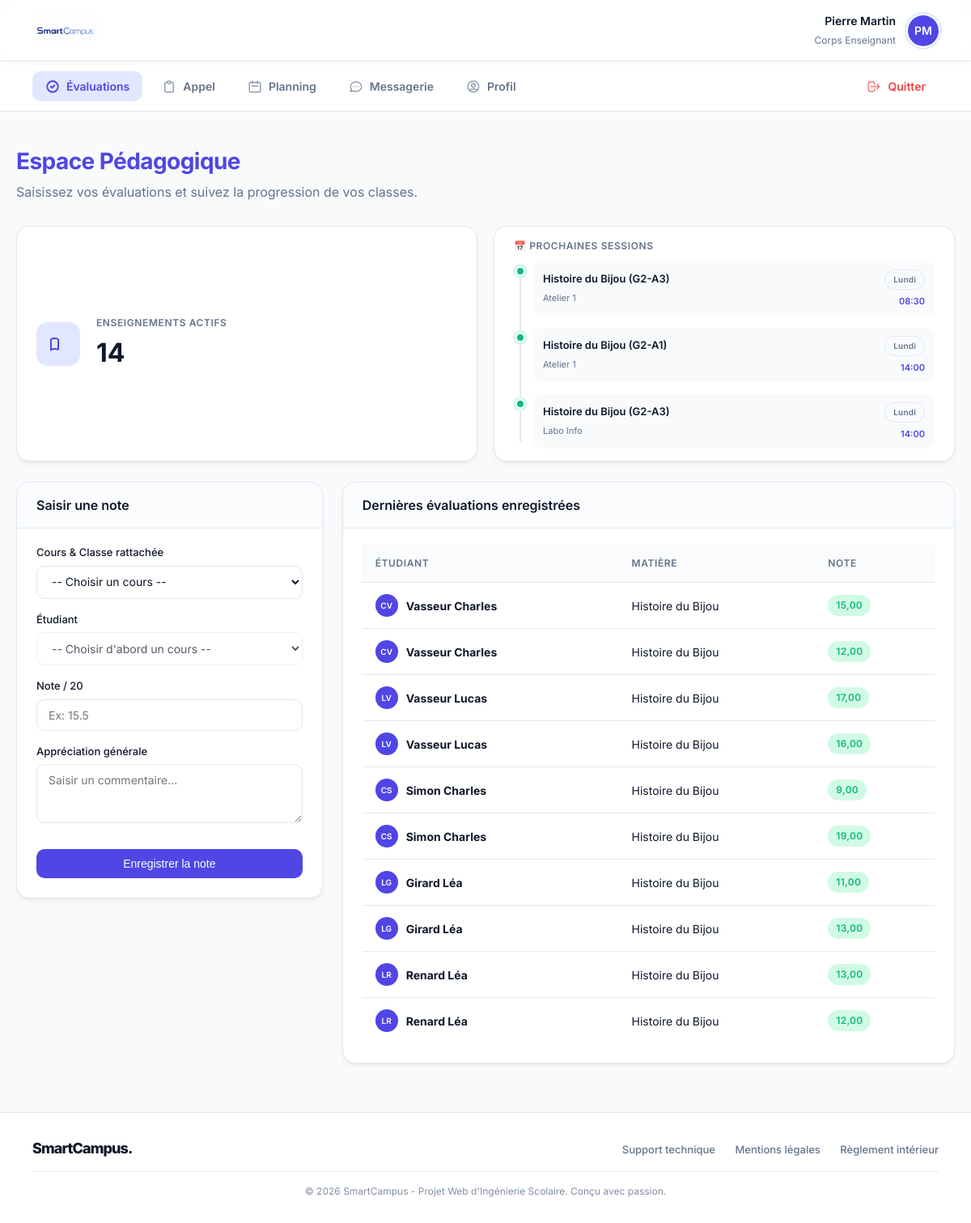
Screenshot of /dashboard_professeur.php (signed in) with the database file from the repository.
### tables this page shows
CREATE TABLE utilisateurs (
        id INTEGER PRIMARY KEY AUTOINCREMENT,
        prenom TEXT NOT NULL,
        nom TEXT NOT NULL,
        email TEXT UNIQUE NOT NULL,
        role TEXT CHECK(role IN ('etudiant', 'professeur', 'administrateur')) NOT NULL,
        mot_de_passe_hash TEXT NOT NULL,
        statut_compte TEXT DEFAULT 'actif',
        groupe_id INTEGER,
        FOREIGN KEY(groupe_id) REFERENCES groupes(id) ON DELETE SET NULL
    );

CREATE TABLE cours (
        id INTEGER PRIMARY KEY AUTOINCREMENT,
        titre TEXT NOT NULL,
        categorie TEXT NOT NULL,
        description TEXT,
        groupe_id INTEGER,
        professeur_id INTEGER, jour VARCHAR(20) DEFAULT 'Lundi', heure_debut VARCHAR(10) DEFAULT '08:30', heure_fin VARCHAR(10) DEFAULT '10:30', salle VARCHAR(50) DEFAULT 'Non assignée',
        FOREIGN KEY(groupe_id) REFERENCES groupes(id) ON DELETE CASCADE,
        FOREIGN KEY(professeur_id) REFERENCES utilisateurs(id) ON DELETE SET NULL
    );

CREATE TABLE groupes (
        id INTEGER PRIMARY KEY AUTOINCREMENT,
        nom TEXT NOT NULL UNIQUE
    );

### dashboard_professeur.php (the view, shortened to what this page needs)
<?php
require_once 'db.php';
$prof_id = $_SESSION['utilisateur_id'];
$mes_cours = $db->query("
    SELECT c.*, g.nom as groupe_nom
    FROM cours c
    JOIN groupes g ON c.groupe_id = g.id
    WHERE c.professeur_id = $prof_id
    ORDER BY c.titre
")->fetchAll();
$nb_cours = count($mes_cours);
$prochains_cours_prof = $db->query("
    SELECT c.*, g.nom as groupe_nom
    FROM cours c
    JOIN groupes g ON c.groupe_id = g.id
    WHERE c.professeur_id = $prof_id
    ORDER BY CASE c.jour
        WHEN 'Lundi' THEN 1 WHEN 'Mardi' THEN 2 WHEN 'Mercredi' THEN 3
        WHEN 'Jeudi' THEN 4 WHEN 'Vendredi' THEN 5 ELSE 6
    END, c.heure_debut ASC
    LIMIT 3
")->fetchAll();
$historique_notes = $db->query("
    SELECT n.*, u.nom as etud_nom, u.prenom as etud_prenom, c.titre as cours_titre
    FROM notes n
    JOIN utilisateurs u ON n.etudiant_id = u.id
    JOIN cours c ON n.cours_id = c.id
    WHERE c.professeur_id = $prof_id
    ORDER BY n.id DESC
")->fetchAll();
?>
<!DOCTYPE html>
<html lang="fr">
<head>
    <link rel="stylesheet" href="style.css">
</head>
<body>
    <?php include 'menu.php'; ?>
    <div class="container">
        <div style="margin-bottom: 30px;">
            <h1 style="color:var(--primary);">Espace Pédagogique</h1>
            <p style="color:var(--text-muted); margin:0;">Saisissez vos évaluations et suivez la progression de vos classes.</p>
        </div>
        <div class="stats-container">
            <div class="card stat-card">
                <div class="stat-icon">
                    <svg xmlns="http://www.w3.org/2000/svg" width="24" height="24" fill="none" viewBox="0 0 24 24" stroke="currentColor" stroke-width="2">
                        <path d="M12 6.253v13m0-13C10.832 5.477 9.246 5 7.5 5S4.168 5.477 3 6.253v13C4.168 18.477 5.754 18 7.5 18s3.332.477 4.5 1.253" />
                    </svg>
                </div>
                <div class="stat-info">
                    <h2>Enseignements Actifs</h2>
                    <div class="stat-value"><?= $nb_cours ?></div>
                </div>
            </div>
            <div class="card" style="padding: 15px 24px;">
                <h2 style="font-size:12px; text-transform:uppercase; color:var(--text-muted); margin-bottom:10px; letter-spacing:0.05em;">📅 Prochaines sessions</h2>
                <?php if (empty($prochains_cours_prof)): ?>
                    <p style="font-size:13px; color:var(--text-muted); margin:5px 0;">Aucun cours planifié.</p>
                <?php else: ?>
                    <div class="timeline">
                        <?php foreach($prochains_cours_prof as $pcp): ?>
                            <div class="timeline-item">
                                <div class="timeline-badge"></div>
                                <div class="timeline-content" style="padding:8px 12px;">
                                    <div>
                                        <span style="font-size:13px; font-weight:600; display:block;">
                                            <?= htmlspecialchars($pcp['titre']) ?> (<?= htmlspecialchars($pcp['groupe_nom']) ?>)
                                        </span>
                                        <span style="font-size:11px; color:var(--text-muted);">
                                            <?= htmlspecialchars($pcp['salle'] ?? 'Salle à définir') ?>
                                        </span>
                                    </div>
                                    <div style="text-align: right;">
                                        <span class="badge badge-neutral" style="font-size:10px;">
                                            <?= htmlspecialchars($pcp['jour'] ?? 'Lundi') ?>
                                        </span><br>
                                        <span style="font-size:11px; font-weight:600; color:var(--primary);">
                                            <?= htmlspecialchars(substr($pcp['heure_debut'] ?? '08:30', 0, 5)) ?>
                                        </span>
                                    </div>
                                </div>
                            </div>
                        <?php endforeach; ?>
                    </div>
                <?php endif; ?>
            </div>
        </div>
        <div class="dashboard-grid inverse">
            <div class="card" style="align-self: start;">
                <div class="card-header"><h2>Saisir une note</h2></div>
                <?php if ($nb_cours == 0): ?>
                    <p style="color:var(--text-muted); font-size:14px;">Vous n'avez pas de cours assigné.</p>
                <?php else: ?>
                    <form method="POST">
                        <label>Cours &amp; Classe rattachée</label>
                        <select name="cours_id" id="coursSelect" required onchange="filtrerEtudiants()">
                            <option value="">-- Choisir un cours --</option>
                        </select>
                        <label>Étudiant</label>
                        <select name="etudiant_id" id="etudiantSelect" required disabled>
                            <option value="">-- Choisir d'abord un cours --</option>
                        </select>
                        <label>Note / 20</label>
                        <input type="number" name="valeur_note" step="0.25" min="0" max="20" required placeholder="Ex: 15.5">
                        <label>Appréciation générale</label>
                        <textarea name="commentaire" rows="3" placeholder="Saisir un commentaire..."></textarea>
                        <button type="submit" class="btn-action" style="width:100%; margin-top:10px;">Enregistrer la note</button>
                    </form>
                <?php endif; ?>
            </div>
            <div class="card">
                <div class="card-header"><h2>Dernières évaluations enregistrées</h2></div>
                <?php if (empty($historique_notes)): ?>
                    <div class="empty-state">
                        <p>Aucune note enregistrée pour le moment.</p>
                    </div>
                <?php else: ?>
                    <table>
                        <tr>
                            <th>Étudiant</th>
                            <th>Matière</th>
                            <th>Note</th>
                        </tr>
                        <?php foreach(array_slice($historique_notes, 0, 10) as $n): ?>
                            <?php
                                $e_avatar = glob("uploads/avatars/avatar_" . $n['etudiant_id'] . ".*");
                                $e_init = strtoupper(substr($n['etud_prenom'], 0, 1) . substr($n['etud_nom'], 0, 1));
                            ?>
                            <tr>
                                <td>
                                    <div style="display:flex; align-items:center; gap:10px;">
                                        <div class="avatar-small" style="width:28px; height:28px; font-size:10px; box-shadow:none;">
                                            <?php if (!empty($e_avatar)): ?>
                                                <img src="<?= $e_avatar[0] ?>" alt="Pic">
                                            <?php else: ?>
                                                <?= $e_init ?>
                                            <?php endif; ?>
                                        </div>
                                        <strong><?= htmlspecialchars($n['etud_nom'] . ' ' . $n['etud_prenom']) ?></strong>
                                    </div>
                                </td>
                                <td><?= htmlspecialchars($n['cours_titre']) ?></td>
                                <td><span class="badge badge-success"><?= number_format($n['valeur_note'], 2, ',', ' ') ?></span></td>
                            </tr>
                        <?php endforeach; ?>
                    </table>
                <?php endif; ?>
            </div>
        </div>
    </div>
    <?php include 'footer.php'; ?>
</body>
</html>

### menu.php (shortened to what this page needs)
<?php
require_once 'db.php';
$mon_id = $_SESSION['utilisateur_id'];
$mon_role = $_SESSION['role'];
$stmt_menu = $db->prepare("SELECT u.*, g.nom as nom_groupe FROM utilisateurs u LEFT JOIN groupes g ON u.groupe_id = g.id WHERE u.id = ?");
$stmt_menu->execute([$mon_id]);
$user_menu = $stmt_menu->fetch(PDO::FETCH_ASSOC);
$initiales_menu = strtoupper(substr($user_menu['prenom'], 0, 1) . substr($user_menu['nom'], 0, 1));
$avatar_menu_url = null;
$stmt_unread_menu = $db->prepare("SELECT COUNT(*) FROM messages WHERE destinataire_id = ? AND lu = 0");
$stmt_unread_menu->execute([$mon_id]);
$messages_non_lus_menu = $stmt_unread_menu->fetchColumn();
$current_page = basename($_SERVER['PHP_SELF']);
?>
<header class="top-bar">
    <img src="images/logo.jpg" alt="SmartCampus" onerror="this.src='https://via.placeholder.com/120x45?text=SmartCampus'">
    <div class="user-widget">
        <div class="user-widget-info" style="text-align: right;">
            <strong style="color:var(--text-main); font-size:14px;"><?= htmlspecialchars($user_menu['prenom'] . ' ' . $user_menu['nom']) ?></strong>
            <span style="font-size:12px; color:var(--text-muted);">
                <?php
                if ($mon_role === 'administrateur') echo 'Administration';
                elseif ($mon_role === 'professeur') echo 'Corps Enseignant';
                else echo htmlspecialchars($user_menu['nom_groupe'] ?? 'Étudiant');
                ?>
            </span>
        </div>
        <div class="avatar-small" <?= $mon_role === 'administrateur' ? 'style="background: #1e293b;"' : '' ?>>
            <?php if ($avatar_menu_url): ?><img src="<?= $avatar_menu_url ?>" alt="Profil"><?php else: ?><?= $initiales_menu ?><?php endif; ?>
        </div>
    </div>
</header>
<nav class="top-nav">
    <?php if ($mon_role === 'administrateur'): ?>
        <a href="dashboard_administrateur.php" class="<?= $current_page === 'dashboard_administrateur.php' ? 'active' : '' ?>">
            <svg fill="none" viewBox="0 0 24 24" stroke="currentColor" stroke-width="2"><path stroke-linecap="round" stroke-linejoin="round" d="M12 4.354a4 4 0 110 5.292M15 21H3v-1a6 6 0 0112 0v1zm0 0h6v-1a6 6 0 00-9-5.197M13 7a4 4 0 11-8 0 4 4 0 018 0z" /></svg> Membres
        </a>
        <a href="gestion_cours.php" class="<?= $current_page === 'gestion_cours.php' ? 'active' : '' ?>">
            <svg fill="none" viewBox="0 0 24 24" stroke="currentColor" stroke-width="2"><path stroke-linecap="round" stroke-linejoin="round" d="M12 6.253v13m0-13C10.832 5.477 9.246 5 7.5 5S4.168 5.477 3 6.253v13C4.168 18.477 5.754 18 7.5 18s3.332.477 4.5 1.253" /></svg> Programme
        </a>
        <a href="gestion_absences.php" class="<?= $current_page === 'gestion_absences.php' ? 'active' : '' ?>">
            <svg fill="none" viewBox="0 0 24 24" stroke="currentColor" stroke-width="2"><path stroke-linecap="round" stroke-linejoin="round" d="M9 5H7a2 2 0 00-2 2v12a2 2 0 002 2h10a2 2 0 002-2V7a2 2 0 00-2-2h-2M9 5a2 2 0 002 2h2a2 2 0 002-2M9 5a2 2 0 012-2h2a2 2 0 012 2m-6 9l2 2 4-4" /></svg> Scolarité
        </a>
        <a href="rapports_admin.php" class="<?= $current_page === 'rapports_admin.php' ? 'active' : '' ?>">
            <svg fill="none" viewBox="0 0 24 24" stroke="currentColor" stroke-width="2"><path stroke-linecap="round" stroke-linejoin="round" d="M9 19v-6a2 2 0 00-2-2H5a2 2 0 00-2 2v6a2 2 0 002 2h2a2 2 0 002-2zm0 0V9a2 2 0 012-2h2a2 2 0 012 2v10m-6 0a2 2 0 002 2h2a2 2 0 002-2m0 0V5a2 2 0 012-2h2a2 2 0 012 2v14a2 2 0 01-2 2h-2a2 2 0 01-2-2z" /></svg> Rapports
        </a>
    <?php elseif ($mon_role === 'professeur'): ?>
        <a href="dashboard_professeur.php" class="<?= $current_page === 'dashboard_professeur.php' ? 'active' : '' ?>">
            <svg fill="none" viewBox="0 0 24 24" stroke="currentColor" stroke-width="2"><path stroke-linecap="round" stroke-linejoin="round" d="M9 12l2 2 4-4m6 2a9 9 0 11-18 0 9 9 0 0118 0z" /></svg> Évaluations
        </a>
        <a href="faire_appel.php" class="<?= $current_page === 'faire_appel.php' ? 'active' : '' ?>">
            <svg fill="none" viewBox="0 0 24 24" stroke="currentColor" stroke-width="2"><path stroke-linecap="round" stroke-linejoin="round" d="M9 5H7a2 2 0 00-2 2v12a2 2 0 002 2h10a2 2 0 002-2V7a2 2 0 00-2-2h-2M9 5a2 2 0 002 2h2a2 2 0 002-2M9 5a2 2 0 012-2h2a2 2 0 012 2" /></svg> Appel
        </a>
    <?php endif; ?>
    <a href="planning.php" class="<?= $current_page === 'planning.php' ? 'active' : '' ?>">
        <svg fill="none" viewBox="0 0 24 24" stroke="currentColor" stroke-width="2"><path stroke-linecap="round" stroke-linejoin="round" d="M8 7V3m8 4V3m-9 8h10M5 21h14a2 2 0 002-2V7a2 2 0 00-2-2H5a2 2 0 00-2 2v12a2 2 0 002 2z" /></svg> Planning
    </a>
    <a href="messagerie.php" class="<?= $current_page === 'messagerie.php' ? 'active' : '' ?>">
        <svg fill="none" viewBox="0 0 24 24" stroke="currentColor" stroke-width="2"><path stroke-linecap="round" stroke-linejoin="round" d="M8 12h.01M12 12h.01M16 12h.01M21 12c0 4.418-4.03 8-9 8a9.863 9.863 0 01-4.255-.949L3 20l1.395-3.72C3.512 15.042 3 13.574 3 12c0-4.418 4.03-8 9-8s9 3.582 9 8z" /></svg>
        Messagerie <?php if ($messages_non_lus_menu > 0): ?><span class="notification-badge"><?= $messages_non_lus_menu ?></span><?php endif; ?>
    </a>
    <a href="profil.php" class="<?= $current_page === 'profil.php' ? 'active' : '' ?>">
        <svg fill="none" viewBox="0 0 24 24" stroke="currentColor" stroke-width="2"><path stroke-linecap="round" stroke-linejoin="round" d="M5.121 17.804A13.937 13.937 0 0112 16c2.5 0 4.847.655 6.879 1.804M15 10a3 3 0 11-6 0 3 3 0 016 0zm6 2a9 9 0 11-18 0 9 9 0 0118 0z" /></svg> Profil
    </a>
    <a href="deconnexion.php" style="color: var(--danger); margin-left: auto;">
        <svg fill="none" viewBox="0 0 24 24" stroke="currentColor" stroke-width="2"><path stroke-linecap="round" stroke-linejoin="round" d="M17 16l4-4m0 0l-4-4m4 4H7m6 4v1a3 3 0 01-3 3H6a3 3 0 01-3-3V7a3 3 0 013-3h4a3 3 0 013 3v1" /></svg> Quitter
    </a>
</nav>

### dashboard_professeur.php (style rules this page uses)
.stats-container { display: grid; grid-template-columns: repeat(2, 1fr); gap: 20px; margin-bottom: 25px; }
.stat-card { display: flex; align-items: center; padding: 24px; gap: 20px; }
.stat-icon { width: 54px; height: 54px; border-radius: 14px; display: flex; align-items: center; justify-content: center; background: #e0e7ff; color: #4f46e5; }
.stat-info h2 { font-size: 12px; color: var(--text-muted); text-transform: uppercase; margin-bottom: 4px; letter-spacing: 0.05em; }
.stat-info .stat-value { font-size: 32px; font-weight: 700; color: var(--text-main); }
.timeline { position: relative; padding-left: 24px; }
.timeline::before { content: ''; position: absolute; left: 7px; top: 8px; bottom: 8px; width: 2px; background: var(--border); }
.timeline-item { position: relative; margin-bottom: 15px; }
.timeline-item:last-child { margin-bottom: 0; }
.timeline-badge { position: absolute; left: -22px; top: 6px; width: 8px; height: 8px; border-radius: 50%; background: #10b981; border: 2px solid var(--surface); box-shadow: 0 0 0 3px #d1fae5; }
.timeline-content { background: var(--bg-body); padding: 12px 16px; border-radius: var(--radius-md); display: flex; justify-content: space-between; align-items: center; }

### rows the page displays
utilisateurs: prenom+nom "Pierre Martin", initiales_menu "PM"
cours: titre "Histoire du Bijou", groupe.nom "G2-A3", salle "Atelier 1", jour "Lundi", heure_debut "08:30"
cours: titre "Histoire du Bijou", groupe.nom "G2-A1", salle "Atelier 1", jour "Lundi", heure_debut "14:00"
cours: titre "Histoire du Bijou", groupe.nom "G2-A3", salle "Labo Info", jour "Lundi", heure_debut "14:00"

### other values shown
$nb_cours "14"
$e_init "CV"
$n['etud_nom'] . ' ' . $n['etud_prenom'] "Vasseur Charles"
$n['cours_titre'] "Histoire du Bijou"
$n['valeur_note'] "15,00"
$n['valeur_note'] "12,00"
$e_init "LV"
$n['etud_nom'] . ' ' . $n['etud_prenom'] "Vasseur Lucas"
$n['valeur_note'] "17,00"
$n['valeur_note'] "16,00"
$e_init "CS"
$n['etud_nom'] . ' ' . $n['etud_prenom'] "Simon Charles"
$n['valeur_note'] "9,00"
$n['valeur_note'] "19,00"
$e_init "LG"
